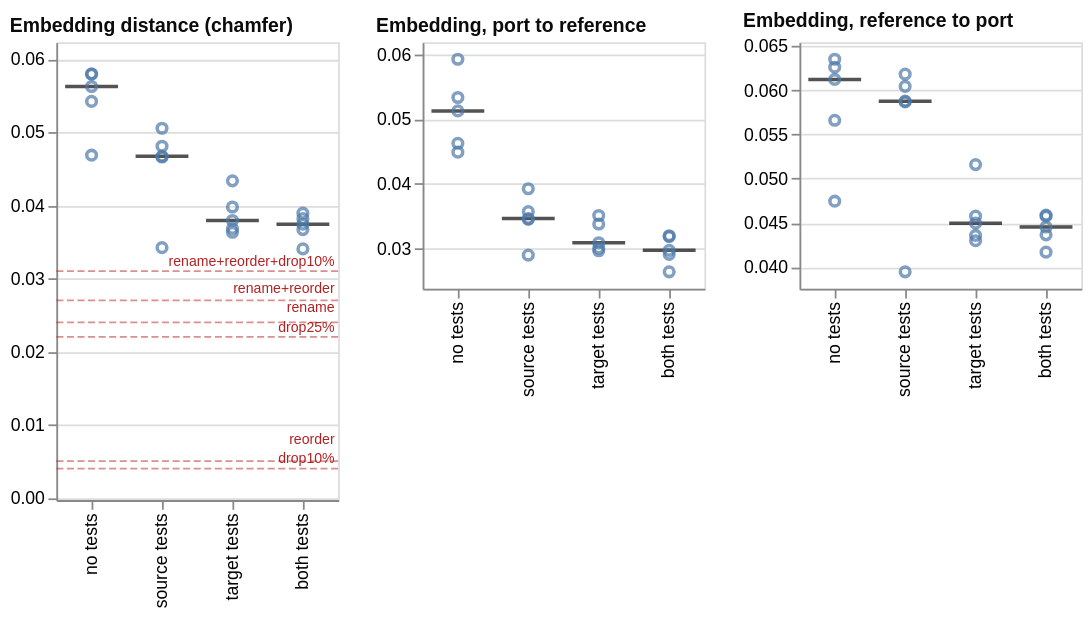

Source (Vega-Lite JSON):
### Vega-Lite specification from a JSON file in a GitHub repository (floating-point values rounded to 4 significant figures)
{"config": {"view": {"continuousWidth": 300, "continuousHeight": 300}}, "concat": [{"layer": [{"data": {"name": "data-f01e35687c6af4218fd72fcfad35c9e3"}, "mark": {"type": "tick", "color": "#0b0b0b", "opacity": 0.7, "size": 30, "thickness": 2}, "encoding": {"x": {"field": "condition", "scale": {"paddingInner": 0.25, "paddingOuter": 0.125}, "sort": ["no tests", "source tests", "target tests", "both tests"], "title": null, "type": "nominal"}, "y": {"aggregate": "median", "field": "value", "scale": {"domain": [-0.0003198, 0.06232], "nice": false}, "title": null, "type": "quantitative"}}}, {"data": {"name": "data-f01e35687c6af4218fd72fcfad35c9e3"}, "mark": {"type": "point"}, "encoding": {"x": {"field": "condition", "scale": {"paddingInner": 0.25, "paddingOuter": 0.125}, "sort": ["no tests", "source tests", "target tests", "both tests"], "title": null, "type": "nominal"}, "xOffset": {"field": "nudge", "scale": {"domain": [-1.0, 1.0], "range": [9.0, 21.0]}, "title": null, "type": "quantitative"}, "y": {"field": "value", "scale": {"domain": [-0.0003198, 0.06232], "nice": false}, "type": "quantitative"}}}, {"data": {"name": "data-f01e35687c6af4218fd72fcfad35c9e3"}, "mark": {"type": "rule"}, "encoding": {"y": {"aggregate": "median", "field": "reference", "scale": {"domain": [-0.0003198, 0.06232], "nice": false}, "type": "quantitative"}}, "transform": [{"filter": {"field": "reference", "valid": true}}]}, {"data": {"name": "data-d2c7e59f379d122756d1a8ee1dc647b8"}, "mark": {"type": "rule", "color": "firebrick", "opacity": 0.5, "strokeDash": [4, 2]}, "encoding": {"y": {"field": "level", "scale": {"domain": [-0.0003198, 0.06232], "nice": false}, "title": null, "type": "quantitative"}}}, {"data": {"name": "data-d83ad2dd1e63a6961b02159097360859"}, "mark": {"type": "text", "align": "right", "baseline": "bottom", "color": "firebrick", "dy": -1, "fontSize": 8}, "encoding": {"text": {"field": "label", "type": "nominal"}, "x": {"value": 158}, "y": {"field": "level", "scale": {"domain": [-0.0003198, 0.06232], "nice": false}, "title": null, "type": "quantitative"}}}], "height": 260, "title": {"text": "Embedding distance (chamfer)", "anchor": "start", "color": "#0b0b0b", "fontSize": 11}, "width": 160}, {"layer": [{"mark": {"type": "tick", "color": "#0b0b0b", "opacity": 0.7, "size": 30, "thickness": 2}, "encoding": {"x": {"field": "condition", "scale": {"paddingInner": 0.25, "paddingOuter": 0.125}, "sort": ["no tests", "source tests", "target tests", "both tests"], "title": null, "type": "nominal"}, "y": {"aggregate": "median", "field": "value", "scale": {"domain": [0.0238, 0.0619], "nice": false}, "title": null, "type": "quantitative"}}}, {"mark": {"type": "point"}, "encoding": {"x": {"field": "condition", "scale": {"paddingInner": 0.25, "paddingOuter": 0.125}, "sort": ["no tests", "source tests", "target tests", "both tests"], "title": null, "type": "nominal"}, "xOffset": {"field": "nudge", "scale": {"domain": [-1.0, 1.0], "range": [9.0, 21.0]}, "title": null, "type": "quantitative"}, "y": {"field": "value", "scale": {"domain": [0.0238, 0.0619], "nice": false}, "type": "quantitative"}}}, {"mark": {"type": "rule"}, "encoding": {"y": {"aggregate": "median", "field": "reference", "scale": {"domain": [0.0238, 0.0619], "nice": false}, "type": "quantitative"}}, "transform": [{"filter": {"field": "reference", "valid": true}}]}], "data": {"name": "data-848a2abfbd31a0e9be0736234d7c2f26"}, "height": 140, "title": {"text": "Embedding, port to reference", "anchor": "start", "color": "#0b0b0b", "fontSize": 11}, "width": 160}, {"layer": [{"mark": {"type": "tick", "color": "#0b0b0b", "opacity": 0.7, "size": 30, "thickness": 2}, "encoding": {"x": {"field": "condition", "scale": {"paddingInner": 0.25, "paddingOuter": 0.125}, "sort": ["no tests", "source tests", "target tests", "both tests"], "title": null, "type": "nominal"}, "y": {"aggregate": "median", "field": "value", "scale": {"domain": [0.03752, 0.06546], "nice": false}, "title": null, "type": "quantitative"}}}, {"mark": {"type": "point"}, "encoding": {"x": {"field": "condition", "scale": {"paddingInner": 0.25, "paddingOuter": 0.125}, "sort": ["no tests", "source tests", "target tests", "both tests"], "title": null, "type": "nominal"}, "xOffset": {"field": "nudge", "scale": {"domain": [-1.0, 1.0], "range": [9.0, 21.0]}, "title": null, "type": "quantitative"}, "y": {"field": "value", "scale": {"domain": [0.03752, 0.06546], "nice": false}, "type": "quantitative"}}}, {"mark": {"type": "rule"}, "encoding": {"y": {"aggregate": "median", "field": "reference", "scale": {"domain": [0.03752, 0.06546], "nice": false}, "type": "quantitative"}}, "transform": [{"filter": {"field": "reference", "valid": true}}]}], "data": {"name": "data-f54e769e7b78cd8134a6b31b91fe0d67"}, "height": 140, "title": {"text": "Embedding, reference to port", "anchor": "start", "color": "#0b0b0b", "fontSize": 11}, "width": 160}], "columns": 4, "$schema": "https://vega.github.io/schema/vega-lite/v6.4.1.json", "datasets": {"data-f01e35687c6af4218fd72fcfad35c9e3": [{"condition": "no tests", "layout": "rebuilt the file layout", "metric": "chamfer_distance", "value": 0.058, "reference": null, "nudge": 0.0}, {"condition": "no tests", "layout": "kept the file layout", "metric": "chamfer_distance", "value": 0.05795, "reference": null, "nudge": 0.0}, {"condition": "no tests", "layout": "rebuilt the file layout", "metric": "chamfer_distance", "value": 0.04687, "reference": null, "nudge": 0.0}, {"condition": "no tests", "layout": "rebuilt the file layout", "metric": "chamfer_distance", "value": 0.05627, "reference": null, "nudge": 0.0}, {"condition": "no tests", "layout": "kept the file layout", "metric": "chamfer_distance", "value": 0.05423, "reference": null, "nudge": 0.0}, {"condition": "source tests", "layout": "kept the file layout", "metric": "chamfer_distance", "value": 0.04672, "reference": null, "nudge": 0.0}, {"condition": "source tests", "layout": "kept the file layout", "metric": "chamfer_distance", "value": 0.04662, "reference": null, "nudge": 0.0}, {"condition": "source tests", "layout": "kept the file layout", "metric": "chamfer_distance", "value": 0.0481, "reference": null, "nudge": 0.0}, {"condition": "source tests", "layout": "rebuilt the file layout", "metric": "chamfer_distance", "value": 0.05055, "reference": null, "nudge": 0.0}, {"condition": "source tests", "layout": "kept the file layout", "metric": "chamfer_distance", "value": 0.03422, "reference": null, "nudge": 0.0}, {"condition": "target tests", "layout": "kept the file layout", "metric": "chamfer_distance", "value": 0.04336, "reference": null, "nudge": 0.0}, {"condition": "target tests", "layout": "kept the file layout", "metric": "chamfer_distance", "value": 0.03632, "reference": null, "nudge": 0.0}, {"condition": "target tests", "layout": "kept the file layout", "metric": "chamfer_distance", "value": 0.03794, "reference": null, "nudge": 0.0}, {"condition": "target tests", "layout": "kept the file layout", "metric": "chamfer_distance", "value": 0.03683, "reference": null, "nudge": 0.0}, {"condition": "target tests", "layout": "kept the file layout", "metric": "chamfer_distance", "value": 0.03978, "reference": null, "nudge": 0.0}, {"condition": "both tests", "layout": "kept the file layout", "metric": "chamfer_distance", "value": 0.03744, "reference": null, "nudge": 0.0}, {"condition": "both tests", "layout": "kept the file layout", "metric": "chamfer_distance", "value": 0.03669, "reference": null, "nudge": 0.0}, {"condition": "both tests", "layout": "kept the file layout", "metric": "chamfer_distance", "value": 0.03405, "reference": null, "nudge": 0.0}, {"condition": "both tests", "layout": "kept the file layout", "metric": "chamfer_distance", "value": 0.03893, "reference": null, "nudge": 0.0}, {"condition": "both tests", "layout": "kept the file layout", "metric": "chamfer_distance", "value": 0.03819, "reference": null, "nudge": 0.0}], "data-d2c7e59f379d122756d1a8ee1dc647b8": [{"label": "reorder", "level": 0.005}, {"label": "drop10%", "level": 0.004}, {"label": "rename", "level": 0.024}, {"label": "rename+reorder", "level": 0.027}, {"label": "drop25%", "level": 0.022}, {"label": "rename+reorder+drop10%", "level": 0.031}], "data-d83ad2dd1e63a6961b02159097360859": [{"label": "drop10%", "level": 0.004}, {"label": "reorder", "level": 0.00665}, {"label": "drop25%", "level": 0.022}, {"label": "rename", "level": 0.02465}, {"label": "rename+reorder", "level": 0.0273}, {"label": "rename+reorder+drop10%", "level": 0.031}], "data-848a2abfbd31a0e9be0736234d7c2f26": [{"condition": "no tests", "layout": "rebuilt the file layout", "metric": "chamfer_a_to_b", "value": 0.05336, "reference": null, "nudge": 0.0}, {"condition": "no tests", "layout": "kept the file layout", "metric": "chamfer_a_to_b", "value": 0.05927, "reference": null, "nudge": 0.0}, {"condition": "no tests", "layout": "rebuilt the file layout", "metric": "chamfer_a_to_b", "value": 0.04629, "reference": null, "nudge": 0.0}, {"condition": "no tests", "layout": "rebuilt the file layout", "metric": "chamfer_a_to_b", "value": 0.05129, "reference": null, "nudge": 0.0}, {"condition": "no tests", "layout": "kept the file layout", "metric": "chamfer_a_to_b", "value": 0.04492, "reference": null, "nudge": 0.0}, {"condition": "source tests", "layout": "kept the file layout", "metric": "chamfer_a_to_b", "value": 0.03466, "reference": null, "nudge": 0.0}, {"condition": "source tests", "layout": "kept the file layout", "metric": "chamfer_a_to_b", "value": 0.03453, "reference": null, "nudge": 0.0}, {"condition": "source tests", "layout": "kept the file layout", "metric": "chamfer_a_to_b", "value": 0.03573, "reference": null, "nudge": 0.0}, {"condition": "source tests", "layout": "rebuilt the file layout", "metric": "chamfer_a_to_b", "value": 0.03926, "reference": null, "nudge": 0.0}, {"condition": "source tests", "layout": "kept the file layout", "metric": "chamfer_a_to_b", "value": 0.029, "reference": null, "nudge": 0.0}, {"condition": "target tests", "layout": "kept the file layout", "metric": "chamfer_a_to_b", "value": 0.03513, "reference": null, "nudge": 0.0}, {"condition": "target tests", "layout": "kept the file layout", "metric": "chamfer_a_to_b", "value": 0.02968, "reference": null, "nudge": 0.0}, {"condition": "target tests", "layout": "kept the file layout", "metric": "chamfer_a_to_b", "value": 0.03092, "reference": null, "nudge": 0.0}, {"condition": "target tests", "layout": "kept the file layout", "metric": "chamfer_a_to_b", "value": 0.0301, "reference": null, "nudge": 0.0}, {"condition": "target tests", "layout": "kept the file layout", "metric": "chamfer_a_to_b", "value": 0.03382, "reference": null, "nudge": 0.0}, {"condition": "both tests", "layout": "kept the file layout", "metric": "chamfer_a_to_b", "value": 0.02913, "reference": null, "nudge": 0.0}, {"condition": "both tests", "layout": "kept the file layout", "metric": "chamfer_a_to_b", "value": 0.02975, "reference": null, "nudge": 0.0}, {"condition": "both tests", "layout": "kept the file layout", "metric": "chamfer_a_to_b", "value": 0.02643, "reference": null, "nudge": 0.0}, {"condition": "both tests", "layout": "kept the file layout", "metric": "chamfer_a_to_b", "value": 0.032, "reference": null, "nudge": 0.0}, {"condition": "both tests", "layout": "kept the file layout", "metric": "chamfer_a_to_b", "value": 0.03186, "reference": null, "nudge": 0.0}], "data-f54e769e7b78cd8134a6b31b91fe0d67": [{"condition": "no tests", "layout": "rebuilt the file layout", "metric": "chamfer_b_to_a", "value": 0.06263, "reference": null, "nudge": 0.0}, {"condition": "no tests", "layout": "kept the file layout", "metric": "chamfer_b_to_a", "value": 0.05662, "reference": null, "nudge": 0.0}, {"condition": "no tests", "layout": "rebuilt the file layout", "metric": "chamfer_b_to_a", "value": 0.04745, "reference": null, "nudge": 0.0}, {"condition": "no tests", "layout": "rebuilt the file layout", "metric": "chamfer_b_to_a", "value": 0.06125, "reference": null, "nudge": 0.0}, {"condition": "no tests", "layout": "kept the file layout", "metric": "chamfer_b_to_a", "value": 0.06353, "reference": null, "nudge": 0.0}, {"condition": "source tests", "layout": "kept the file layout", "metric": "chamfer_b_to_a", "value": 0.05878, "reference": null, "nudge": 0.0}, {"condition": "source tests", "layout": "kept the file layout", "metric": "chamfer_b_to_a", "value": 0.0587, "reference": null, "nudge": 0.0}, {"condition": "source tests", "layout": "kept the file layout", "metric": "chamfer_b_to_a", "value": 0.06046, "reference": null, "nudge": 0.0}, {"condition": "source tests", "layout": "rebuilt the file layout", "metric": "chamfer_b_to_a", "value": 0.06185, "reference": null, "nudge": 0.0}, {"condition": "source tests", "layout": "kept the file layout", "metric": "chamfer_b_to_a", "value": 0.03944, "reference": null, "nudge": 0.0}, {"condition": "target tests", "layout": "kept the file layout", "metric": "chamfer_b_to_a", "value": 0.05159, "reference": null, "nudge": 0.0}, {"condition": "target tests", "layout": "kept the file layout", "metric": "chamfer_b_to_a", "value": 0.04297, "reference": null, "nudge": 0.0}, {"condition": "target tests", "layout": "kept the file layout", "metric": "chamfer_b_to_a", "value": 0.04495, "reference": null, "nudge": 0.0}, {"condition": "target tests", "layout": "kept the file layout", "metric": "chamfer_b_to_a", "value": 0.04356, "reference": null, "nudge": 0.0}, {"condition": "target tests", "layout": "kept the file layout", "metric": "chamfer_b_to_a", "value": 0.04575, "reference": null, "nudge": 0.0}, {"condition": "both tests", "layout": "kept the file layout", "metric": "chamfer_b_to_a", "value": 0.04574, "reference": null, "nudge": 0.0}, {"condition": "both tests", "layout": "kept the file layout", "metric": "chamfer_b_to_a", "value": 0.04363, "reference": null, "nudge": 0.0}, {"condition": "both tests", "layout": "kept the file layout", "metric": "chamfer_b_to_a", "value": 0.04167, "reference": null, "nudge": 0.0}, {"condition": "both tests", "layout": "kept the file layout", "metric": "chamfer_b_to_a", "value": 0.04586, "reference": null, "nudge": 0.0}, {"condition": "both tests", "layout": "kept the file layout", "metric": "chamfer_b_to_a", "value": 0.04452, "reference": null, "nudge": 0.0}]}}
